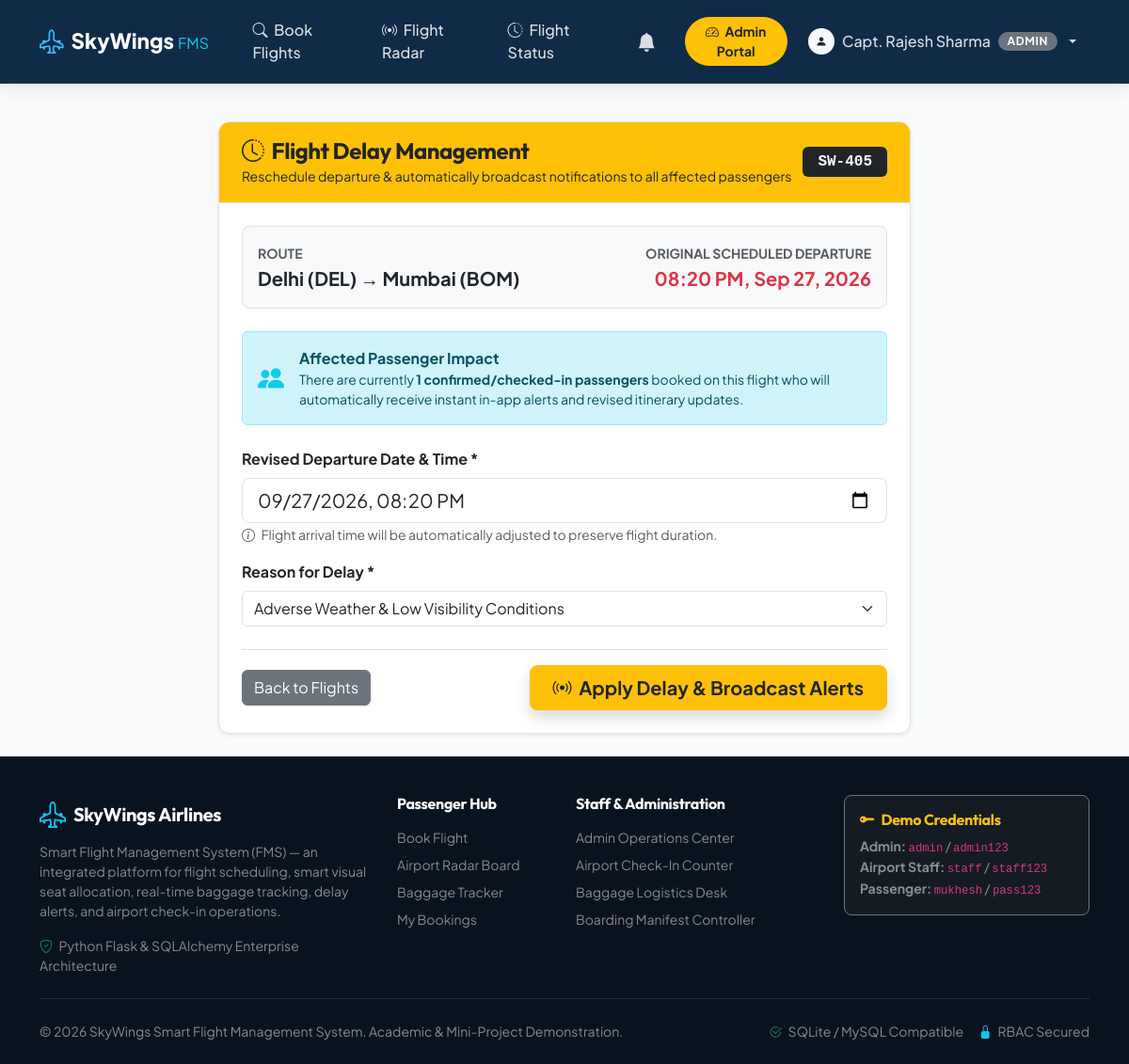
The app's page /admin/flights/2/delay (signed in) with its own data.
### models/user.py (models this page shows, shortened)
class User(db.Model):
    __tablename__ = 'users'
    id = db.Column(db.Integer, primary_key=True)
    username = db.Column(db.String(64), unique=True, nullable=False, index=True)
    email = db.Column(db.String(120), unique=True, nullable=False, index=True)
    password_hash = db.Column(db.String(255), nullable=False)
    role = db.Column(db.String(20), nullable=False, default='passenger')  # 'passenger', 'admin', 'staff'
    full_name = db.Column(db.String(100), nullable=False)
    phone = db.Column(db.String(20), nullable=True)
    is_active = db.Column(db.Boolean, default=True)
    created_at = db.Column(db.DateTime, default=datetime.utcnow)
    passenger_profile = db.relationship('PassengerProfile', backref='user', uselist=False, cascade='all, delete-orphan')
    staff_profile = db.relationship('StaffProfile', backref='user', uselist=False, cascade='all, delete-orphan')
    bookings = db.relationship('Booking', backref='passenger_user', lazy='dynamic', cascade='all, delete-orphan')
    notifications = db.relationship('Notification', backref='user', lazy='dynamic', cascade='all, delete-orphan')
    @property
    def is_admin(self):
        return self.role == 'admin'
    @property
    def is_passenger(self):
        return self.role == 'passenger'
    def unread_notifications_count(self):
        return self.notifications.filter_by(is_read=False).count()

### models/flight.py (models this page shows, shortened)
class Flight(db.Model):
    __tablename__ = 'flights'
    id = db.Column(db.Integer, primary_key=True)
    flight_number = db.Column(db.String(20), nullable=False, index=True) # e.g. 'SW-202'
    airline_name = db.Column(db.String(80), nullable=False, default='SkyWings Airlines')
    source = db.Column(db.String(80), nullable=False) # e.g. 'Chennai'
    source_code = db.Column(db.String(10), nullable=False, index=True) # e.g. 'MAA'
    destination = db.Column(db.String(80), nullable=False) # e.g. 'Delhi'
    destination_code = db.Column(db.String(10), nullable=False, index=True) # e.g. 'DEL'
    departure_time = db.Column(db.DateTime, nullable=False)
    arrival_time = db.Column(db.DateTime, nullable=False)
    duration = db.Column(db.String(30), nullable=True) # e.g. '2h 50m'
    aircraft_id = db.Column(db.Integer, db.ForeignKey('aircraft.id'), nullable=False)
    gate = db.Column(db.String(20), default='A1')
    terminal = db.Column(db.String(20), default='T3')
    status = db.Column(db.String(30), nullable=False, default='Scheduled', index=True)
    base_price = db.Column(db.Float, nullable=False, default=4500.0)
    available_seats = db.Column(db.Integer, nullable=False)
    created_at = db.Column(db.DateTime, default=datetime.utcnow)
    seats = db.relationship('Seat', backref='flight', cascade='all, delete-orphan', lazy='dynamic')
    bookings = db.relationship('Booking', backref='flight', cascade='all, delete-orphan', lazy='dynamic')
    delays = db.relationship('FlightDelay', backref='flight', cascade='all, delete-orphan', lazy='dynamic')
    cancellations = db.relationship('FlightCancellation', backref='flight', cascade='all, delete-orphan', uselist=False)

### routes/admin.py (the view, shortened to what this page needs)
@admin_bp.route('/flights/<int:flight_id>/delay', methods=['GET', 'POST'])
@admin_required
def manage_delay(flight_id):
    flight = Flight.query.get_or_404(flight_id)
    return render_template('admin/delay_management.html', flight=flight)

### templates/admin/delay_management.html (shortened to what this page needs)
{% extends 'base.html' %}
{% block content %}
<div class="container py-4">
    <div class="row justify-content-center">
        <div class="col-lg-8">
            <div class="fms-card shadow-sm border">
                <div class="fms-card-header bg-warning text-dark py-3 px-4 d-flex justify-content-between align-items-center">
                    <div>
                        <h4 class="mb-0 fw-bold"><i class="bi bi-clock-history me-2"></i>Flight Delay Management</h4>
                        <small class="text-dark-50">Reschedule departure & automatically broadcast notifications to all affected passengers</small>
                    </div>
                    <span class="badge bg-dark fs-6 px-3 py-2 font-monospace">{{ flight.flight_number }}</span>
                </div>
                <div class="fms-card-body p-4">
                    <div class="p-3 bg-light rounded-3 border mb-4">
                        <div class="row g-2">
                            <div class="col-md-6">
                                <small class="text-muted text-uppercase fw-bold">Route</small>
                                <div class="fw-bold text-dark fs-5">{{ flight.source }} ({{ flight.source_code }}) &rarr; {{ flight.destination }} ({{ flight.destination_code }})</div>
                            </div>
                            <div class="col-md-6 text-md-end">
                                <small class="text-muted text-uppercase fw-bold">Original Scheduled Departure</small>
                                <div class="fw-bold text-danger fs-5">{{ flight.departure_time.strftime('%I:%M %p, %b %d, %Y') }}</div>
                            </div>
                        </div>
                    </div>
                    {% set confirmed_passengers_count = flight.bookings.filter_by(status='Confirmed').count() + flight.bookings.filter_by(status='Checked-In').count() %}
                    <div class="alert alert-info d-flex align-items-center gap-3 mb-4">
                        <i class="bi bi-people-fill fs-3 text-info"></i>
                        <div>
                            <div class="fw-bold fs-6">Affected Passenger Impact</div>
                            <div class="small">There are currently <strong>{{ confirmed_passengers_count }} confirmed/checked-in passengers</strong> booked on this flight who will automatically receive instant in-app alerts and revised itinerary updates.</div>
                        </div>
                    </div>
                    <form action="" method="POST">
                        <div class="mb-3">
                            <label class="form-label fw-bold text-dark">Revised Departure Date & Time *</label>
                            <input type="datetime-local" name="revised_departure" class="form-control form-control-lg" value="{{ flight.departure_time.strftime('%Y-%m-%dT%H:%M') }}" required>
                            <small class="text-muted"><i class="bi bi-info-circle me-1"></i> Flight arrival time will be automatically adjusted to preserve flight duration.</small>
                        </div>
                        <div class="mb-4">
                            <label class="form-label fw-bold text-dark">Reason for Delay *</label>
                            <select name="delay_reason" class="form-select mb-2" id="delayReasonSelect" onchange="checkCustomReason()">
                                <option value="Adverse Weather & Low Visibility Conditions" selected>Adverse Weather & Low Visibility Conditions</option>
                            </select>
                        </div>
                        <div class="d-flex justify-content-between align-items-center border-top pt-3">
                            <a href="{{ url_for('admin.flights_list') }}" class="btn btn-secondary">Back to Flights</a>
                            <button type="submit" class="btn btn-warning btn-lg fw-bold text-dark px-4 shadow">
                                <i class="bi bi-broadcast me-1"></i> Apply Delay & Broadcast Alerts
                            </button>
                        </div>
                    </form>
                </div>
            </div>
        </div>
    </div>
</div>
{% endblock %}

### templates/base.html (shortened to what this page needs)
<!DOCTYPE html>
<html lang="en">
<head>
    <link href="https://cdn.jsdelivr.net/npm/bootstrap@5.3.3/dist/css/bootstrap.min.css" rel="stylesheet">
    <link href="https://cdn.jsdelivr.net/npm/bootstrap-icons@1.11.3/font/bootstrap-icons.min.css" rel="stylesheet">
    <link rel="stylesheet" href="{{ url_for('static', filename='css/custom.css') }}">
</head>
<body>
    <nav class="navbar navbar-expand-lg fms-navbar sticky-top">
        <div class="container">
            <a class="navbar-brand fms-brand" href="{{ url_for('index') }}">
                <i class="bi bi-airplane-engines wing-icon"></i>
                <span>SkyWings<span class="text-info fw-normal ms-1 fs-6">FMS</span></span>
            </a>
            <div class="collapse navbar-collapse" id="navbarContent">
                <ul class="navbar-nav me-auto mb-2 mb-lg-0 ms-lg-3">
                    <li class="nav-item">
                        <a class="nav-link {% if request.endpoint == 'passenger.search' %}active{% endif %}" href="{{ url_for('passenger.search') }}">
                            <i class="bi bi-search me-1"></i> Book Flights
                        </a>
                    </li>
                    <li class="nav-item">
                        <a class="nav-link {% if request.endpoint == 'flights.schedule' %}active{% endif %}" href="{{ url_for('flights.schedule') }}">
                            <i class="bi bi-broadcast me-1"></i> Flight Radar
                        </a>
                    </li>
                    <li class="nav-item">
                        <a class="nav-link" href="#" data-bs-toggle="modal" data-bs-target="#quickFlightStatusModal">
                            <i class="bi bi-clock-history me-1"></i> Flight Status
                        </a>
                    </li>
                </ul>
                <ul class="navbar-nav ms-auto align-items-center gap-2">
                    {% if current_user %}
                        <li class="nav-item me-2">
                            <a class="nav-link position-relative p-2" href="{{ url_for('passenger.notifications') }}" title="Notifications">
                                <i class="bi bi-bell-fill fs-5"></i>
                            </a>
                        </li>
                        {% if current_user.is_admin %}
                            <li class="nav-item">
                                <a class="btn btn-warning btn-sm fw-bold px-3 text-dark rounded-pill" href="{{ url_for('admin.dashboard') }}">
                                    <i class="bi bi-speedometer2 me-1"></i> Admin Portal
                                </a>
                            </li>
                        {% elif current_user.is_staff %}
                            <li class="nav-item">
                                <a class="btn btn-info btn-sm fw-bold px-3 text-dark rounded-pill" href="{{ url_for('staff.desk') }}">
                                    <i class="bi bi-person-badge-fill me-1"></i> Staff Desk
                                </a>
                            </li>
                        {% endif %}
                        <li class="nav-item dropdown">
                            <a class="nav-link dropdown-toggle d-flex align-items-center gap-2" href="#" role="button" data-bs-toggle="dropdown">
                                <span class="badge bg-light text-dark rounded-circle p-2">
                                    <i class="bi bi-person-fill"></i>
                                </span>
                                <span>{{ current_user.full_name }}</span>
                                <span class="badge bg-secondary role-badge">{{ current_user.role }}</span>
                            </a>
                        </li>
                    {% endif %}
                </ul>
            </div>
        </div>
    </nav>
    <main class="flex-grow-1">
        {% block content %}{% endblock %}
    </main>
    <footer class="footer">
        <div class="container">
            <div class="row g-4">
                <div class="col-lg-4 col-md-6">
                    <div class="d-flex align-items-center gap-2 mb-2">
                        <i class="bi bi-airplane-engines text-info fs-3"></i>
                        <h5 class="text-white mb-0 brand-font">SkyWings Airlines</h5>
                    </div>
                    <p class="text-white-50 small mb-3">
                        Smart Flight Management System (FMS) — an integrated platform for flight scheduling, smart visual seat allocation, real-time baggage tracking, delay alerts, and airport check-in operations.
                    </p>
                    <div class="text-white-50 small">
                        <i class="bi bi-shield-check text-success me-1"></i> Python Flask & SQLAlchemy Enterprise Architecture
                    </div>
                </div>
                <div class="col-lg-2 col-md-6">
                    <h6 class="text-white fw-bold mb-3">Passenger Hub</h6>
                    <ul class="list-unstyled small text-white-50 d-flex flex-column gap-2">
                        <li><a href="{{ url_for('passenger.search') }}" class="text-white-50 text-decoration-none hover-white">Book Flight</a></li>
                        <li><a href="{{ url_for('flights.schedule') }}" class="text-white-50 text-decoration-none">Airport Radar Board</a></li>
                        <li><a href="{{ url_for('passenger.track_baggage') }}" class="text-white-50 text-decoration-none">Baggage Tracker</a></li>
                        <li><a href="{{ url_for('passenger.my_bookings') }}" class="text-white-50 text-decoration-none">My Bookings</a></li>
                    </ul>
                </div>
                <div class="col-lg-3 col-md-6">
                    <h6 class="text-white fw-bold mb-3">Staff & Administration</h6>
                    <ul class="list-unstyled small text-white-50 d-flex flex-column gap-2">
                        <li><a href="{{ url_for('admin.dashboard') }}" class="text-white-50 text-decoration-none">Admin Operations Center</a></li>
                        <li><a href="{{ url_for('staff.checkin') }}" class="text-white-50 text-decoration-none">Airport Check-In Counter</a></li>
                        <li><a href="{{ url_for('staff.baggage_desk') }}" class="text-white-50 text-decoration-none">Baggage Logistics Desk</a></li>
                        <li><a href="{{ url_for('staff.boarding') }}" class="text-white-50 text-decoration-none">Boarding Manifest Controller</a></li>
                    </ul>
                </div>
                <div class="col-lg-3 col-md-6">
                    <div class="p-3 bg-dark bg-opacity-50 border border-secondary rounded-3">
                        <h6 class="text-warning fw-bold mb-2"><i class="bi bi-key-fill me-1"></i> Demo Credentials</h6>
                        <div class="small text-white-50">
                            <div><strong>Admin:</strong> <code>admin</code> / <code>admin123</code></div>
                            <div><strong>Airport Staff:</strong> <code>staff</code> / <code>staff123</code></div>
                            <div><strong>Passenger:</strong> <code>mukhesh</code> / <code>pass123</code></div>
                        </div>
                    </div>
                </div>
            </div>
            <hr class="border-secondary my-4">
            <div class="d-flex flex-column flex-md-row justify-content-between align-items-center small text-white-50">
                <div>&copy; 2026 SkyWings Smart Flight Management System. Academic & Mini-Project Demonstration.</div>
                <div class="d-flex gap-3 mt-2 mt-md-0">
                    <span><i class="bi bi-check2-circle text-success me-1"></i> SQLite / MySQL Compatible</span>
                    <span><i class="bi bi-lock-fill text-info me-1"></i> RBAC Secured</span>
                </div>
            </div>
        </div>
    </footer>
</body>
</html>

### records on screen
User: full_name "Capt. Rajesh Sharma", role "ADMIN"
Flight: flight_number "SW-405", source "Delhi", source_code "DEL", destination "Mumbai", destination_code "BOM", departure_time "08:20 PM, Sep 27, 2026", revised_departure "09/27/2026 20:20"

### other values on screen
{{ confirmed_passengers_count }} "1"
